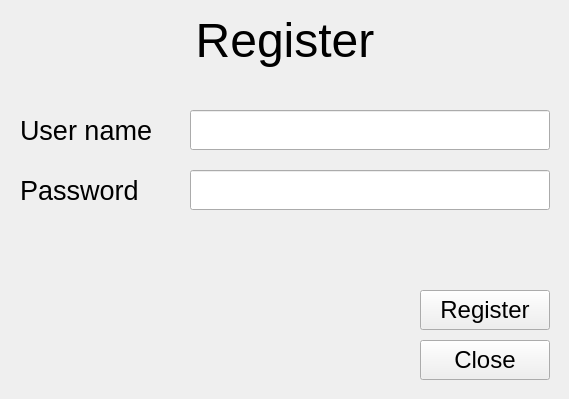
    <widget class="QWidget" name="register_page">
     <widget class="QLabel" name="rg_title">
      <property name="geometry">
       <rect>
        <x>10</x>
        <y>10</y>
        <width>550</width>
        <height>60</height>
       </rect>
      </property>
      <property name="font">
       <font>
        <pointsize>36</pointsize>
       </font>
      </property>
      <property name="text">
       <string>Register</string>
      </property>
      <property name="alignment">
       <set>Qt::AlignCenter</set>
      </property>
     </widget>
     <widget class="QLineEdit" name="rg_user_name_le">
      <property name="geometry">
       <rect>
        <x>190</x>
        <y>110</y>
        <width>360</width>
        <height>40</height>
       </rect>
      </property>
      <property name="font">
       <font>
        <pointsize>20</pointsize>
       </font>
      </property>
     </widget>
     <widget class="QLineEdit" name="rg_password_le">
      <property name="geometry">
       <rect>
        <x>190</x>
        <y>170</y>
        <width>360</width>
        <height>40</height>
       </rect>
      </property>
      <property name="font">
       <font>
        <pointsize>20</pointsize>
       </font>
      </property>
      <property name="echoMode">
       <enum>QLineEdit::Password</enum>
      </property>
     </widget>
     <widget class="QPushButton" name="rg_close_btn">
      <property name="geometry">
       <rect>
        <x>420</x>
        <y>340</y>
        <width>130</width>
        <height>40</height>
       </rect>
      </property>
      <property name="font">
       <font>
        <pointsize>18</pointsize>
       </font>
      </property>
      <property name="text">
       <string>Close</string>
      </property>
     </widget>
     <widget class="QLabel" name="rg_message_lb">
      <property name="geometry">
       <rect>
        <x>20</x>
        <y>350</y>
        <width>530</width>
        <height>40</height>
       </rect>
      </property>
      <property name="font">
       <font>
        <pointsize>20</pointsize>
       </font>
      </property>
      <property name="styleSheet">
       <string notr="true">color: rgb(255, 0, 0)</string>
      </property>
      <property name="text">
       <string/>
      </property>
      <property name="alignment">
       <set>Qt::AlignCenter</set>
      </property>
     </widget>
     <widget class="QLabel" name="rg_user_name_lb">
      <property name="geometry">
       <rect>
        <x>20</x>
        <y>110</y>
        <width>150</width>
        <height>40</height>
       </rect>
      </property>
      <property name="font">
       <font>
        <pointsize>20</pointsize>
       </font>
      </property>
      <property name="text">
       <string>User name</string>
      </property>
     </widget>
     <widget class="QLabel" name="rg_password_lb">
      <property name="geometry">
       <rect>
        <x>20</x>
        <y>170</y>
        <width>150</width>
        <height>40</height>
       </rect>
      </property>
      <property name="font">
       <font>
        <pointsize>20</pointsize>
       </font>
      </property>
      <property name="text">
       <string>Password</string>
      </property>
     </widget>
     <widget class="QPushButton" name="rg_register_btn">
      <property name="geometry">
       <rect>
        <x>420</x>
        <y>290</y>
        <width>130</width>
        <height>40</height>
       </rect>
      </property>
      <property name="font">
       <font>
        <pointsize>18</pointsize>
       </font>
      </property>
      <property name="text">
       <string>Register</string>
      </property>
     </widget>
    </widget>
